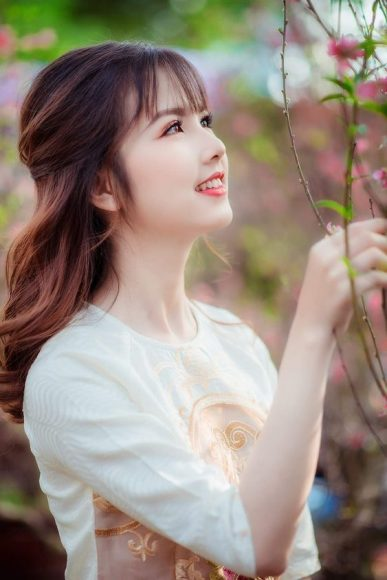
#> input picture lab4/g2.jpg, 387 x 580 px
$ python '4a_4 Lọc Max, Min,Mid.py'
#> lines starting #> are read from the running program, lines starting #| are printed output that depends on the picture
import cv2
import numpy as np
import matplotlib.pyplot as plt
import scipy
import scipy.stats
import random
from skimage.util import random_noise

def pepper_noise(img):
   noise_img = random_noise(img, mode='pepper')
   noise_image=noise_img*255
   # print(noise_image[0])
   return noise_image

def salt_noise(img):
   noise_img = random_noise(img, mode='salt') #s&p
   noise_image=noise_img*255
   cv2.imwrite("s_noise_image.png",noise_image) #imwrite(name,file)
   return noise_image


def gaussian_noise(img):
	noise_img = random_noise(img, mode='gaussian')
	noise_image=noise_img*255

	return noise_image

def max_filter(image):
    kSize = 3
    bSize = kSize // 2
    image = cv2.copyMakeBorder(image, bSize, bSize, bSize, bSize, cv2.BORDER_CONSTANT, 0)
    imageO = np.zeros(image.shape, dtype=np.uint8)
    for x in range(image.shape[0] - kSize + 1):
	    for y in range(image.shape[1] - kSize + 1):
	        imageO[x, y] = np.amax(image[x:x+kSize, y:y+kSize])
    return imageO
def min_filter(image):
	kSize = 3
	bSize = kSize // 2
	image = cv2.copyMakeBorder(image, bSize, bSize, bSize, bSize, cv2.BORDER_CONSTANT, 0)
	imageO = np.zeros(image.shape, dtype=np.uint8)
	for x in range(image.shape[0] - kSize + 1):
		for y in range(image.shape[1] - kSize + 1):
			imageO[x, y] = np.amax(image[x:x+kSize, y:y+kSize])
	return imageO
def mid_point(image):
	kSize = 3
	bSize = kSize // 2
	image = cv2.copyMakeBorder(image, bSize, bSize, bSize, bSize, cv2.BORDER_CONSTANT, 0)
	imageO = np.zeros(image.shape, dtype=np.uint8)
	for x in range(image.shape[0] - kSize + 1):
		for y in range(image.shape[1] - kSize + 1):
			imageO[x, y] = (np.amax(image[x:x+kSize, y:y+kSize])+np.amax(image[x:x+kSize, y:y+kSize]))/2
	return imageO

img = cv2.imread("g2.jpg",0)
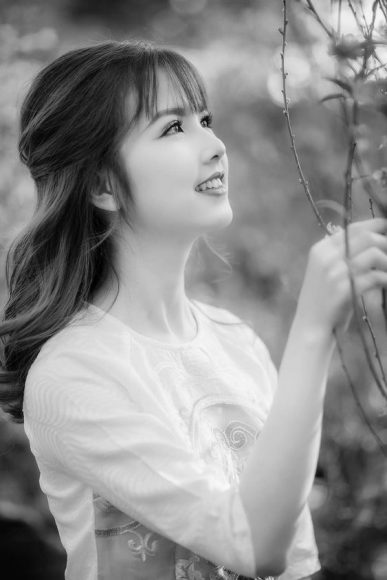
#> img: shape (580, 387); min 0, max 254, mean 140.6
print(img)
#> (printed output is left out)
#print(img)
# GuassNoiseImg = gaussian_noise(img)
GuassNoiseImg = gaussian_noise(img)
cv2.imwrite("guass_noise_image.png",GuassNoiseImg) #imwrite(name,file)

ppImg = pepper_noise(img)
cv2.imwrite("pepper_noise_image.png",ppImg)

saltImg = salt_noise(img)
#> in salt_noise, `noise_img = random_noise(img, mode='salt')`:
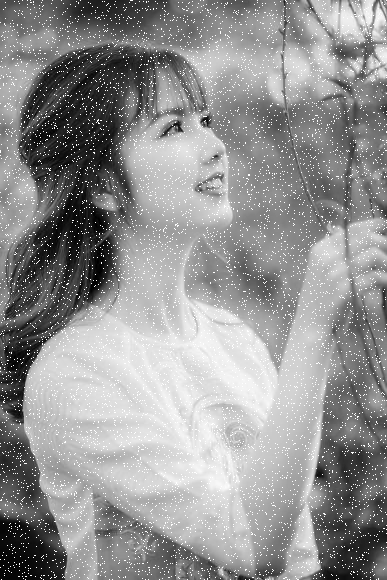
#> noise_img: shape (580, 387) float64; min 0, max 1, mean 0.573
cv2.imwrite("salt_noise_image.png",saltImg) #imwrite(name,file)

maxImg = max_filter(ppImg)
#> after the loop in max_filter, `for x in range(image.shape[0] - kSize + 1):`:
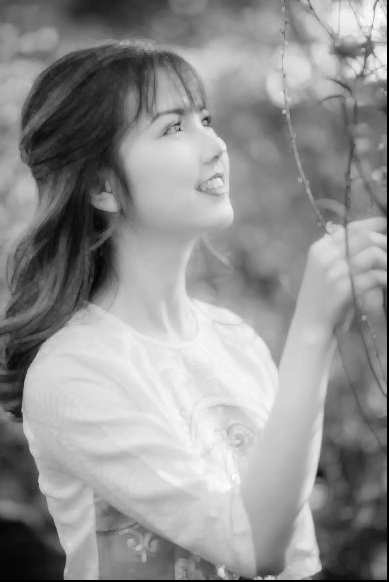
#> imageO: shape (582, 389); min 0, max 254, mean 145.8
minImg = min_filter(saltImg)
#> after the loop in min_filter, `for x in range(image.shape[0] - kSize + 1):`:
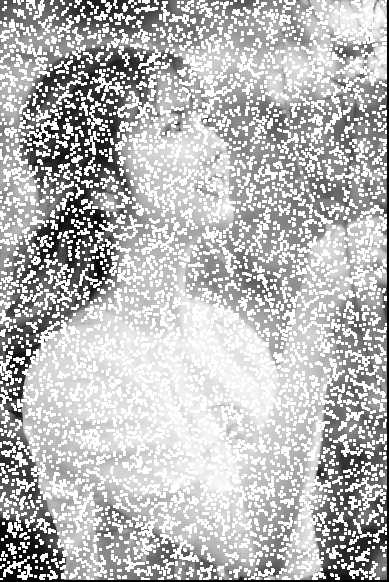
#> imageO: shape (582, 389); min 0, max 255, mean 184.4
mid_pointImg = mid_point(GuassNoiseImg)
#> in mid_point, `image = cv2.copyMakeBorder(image, bSize, bSize, bSize, bSize, cv2.BORD..`:
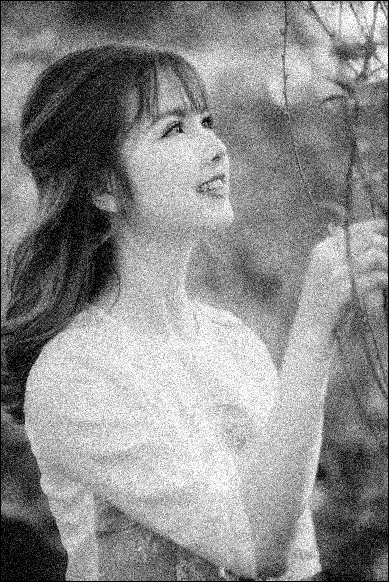
#> image: shape (582, 389) float64; min 0, max 255, mean 139.4
#> after the loop in mid_point, `for x in range(image.shape[0] - kSize + 1):`:
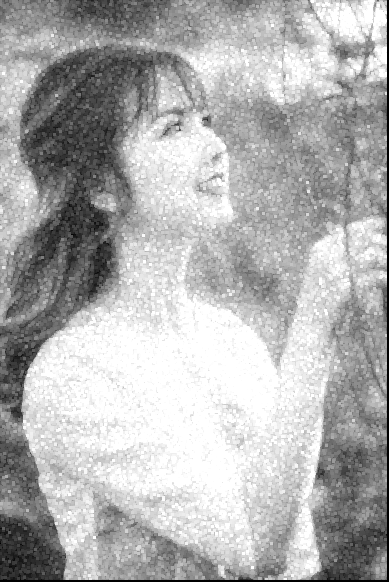
#> imageO: shape (582, 389); min 0, max 255, mean 176


f, axes = plt.subplots(2,4, figsize=(30,20))
axes[0, 0].imshow(maxImg, cmap='gray')
# axes[0, 0].set_title('Loc Max')
# axes[0, 0].set_title('Loc Min')
axes[0, 0].set_title('Loc Midpoit')


axes[0, 1].imshow(GuassNoiseImg, cmap='gray')
axes[0, 1].set_title('Nhieu Gauss')

axes[0, 2].imshow(ppImg, cmap='gray')
axes[0, 2].set_title('Nhieu Tieu')

axes[0, 3].imshow(saltImg, cmap='gray')
axes[0, 3].set_title('Nhieu Muoi')

# axes[0, 4].imshow(maxImg, cmap='gray')
# axes[0, 4].set_title('Loc Max')

# axes[1, 0].hist(maxImg.flatten(), 256, [0,256])
# axes[1, 0].hist(minImg.flatten(), 256, [0,256])
axes[1, 0].hist(mid_pointImg.flatten(), 256, [0,256])


axes[1, 1].hist(GuassNoiseImg.flatten(), 256, [0,256])

axes[1, 2].hist(ppImg.flatten(), 256, [0,256])

axes[1, 3].hist(saltImg.flatten(), 256, [0,256])

# axes[1, 4].hist(maxImg.flatten(), 256, [0,256])

plt.show()
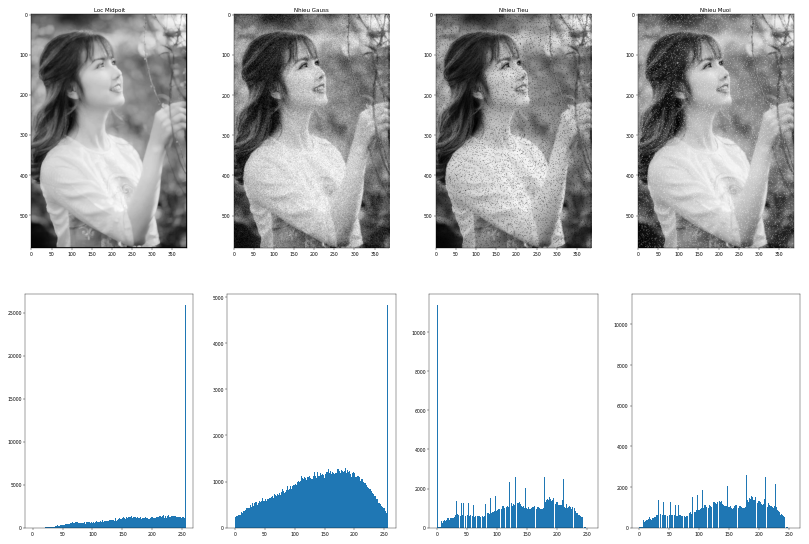
#> figure drawn by matplotlib, 8 panels; panel 5: tallest bar 25859 high, from x = 255 to 256; panel 6: tallest bar 4818 high, from x = 255 to 256; panel 7: tallest bar 11350 high, from x = 0 to 1; panel 8: tallest bar 10927 high, from x = 255 to 256
plt.close()

$ run again, with lab4/noise_2.jpg copied over lab4/g2.jpg
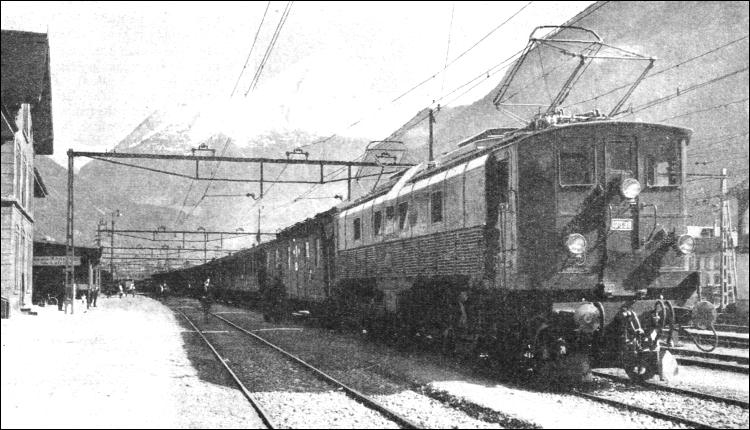
#> input picture lab4/noise_2.jpg, 750 x 430 px
#> img is the input picture: shape (430, 750); min 0, max 255, mean 169.1
#> (printed output is left out)
#> after the loop in min_filter, `for x in range(image.shape[0] - kSize + 1):`:
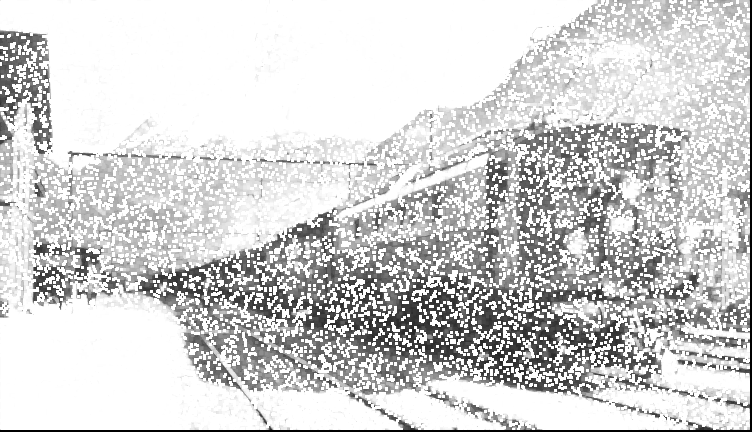
#> imageO: shape (432, 752); min 0, max 255, mean 210.7
#> after the loop in mid_point, `for x in range(image.shape[0] - kSize + 1):`:
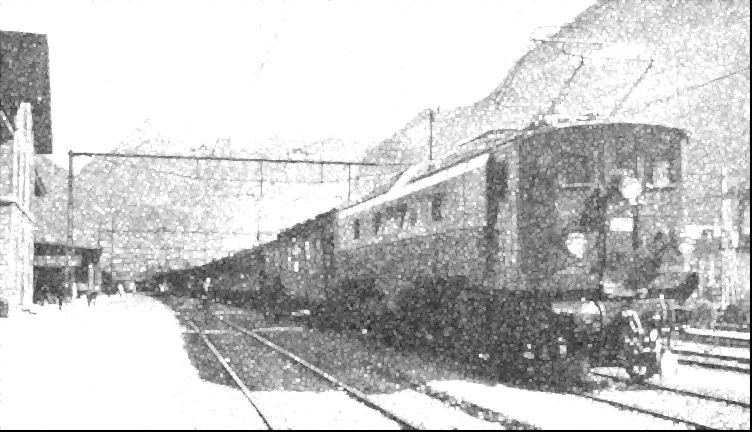
#> imageO: shape (432, 752); min 0, max 255, mean 200.5

$ run again, with lab4/circuit_image.PNG saved as lab4/g2.jpg
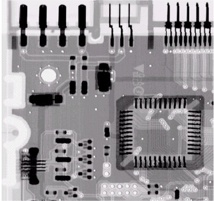
#> input picture lab4/circuit_image.PNG, 214 x 201 px
#> (printed output is left out)
#> after the loop in mid_point, `for x in range(image.shape[0] - kSize + 1):`:
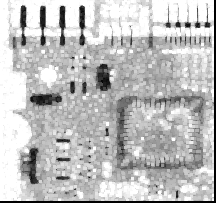
#> imageO: shape (203, 216); min 0, max 255, mean 190.2
